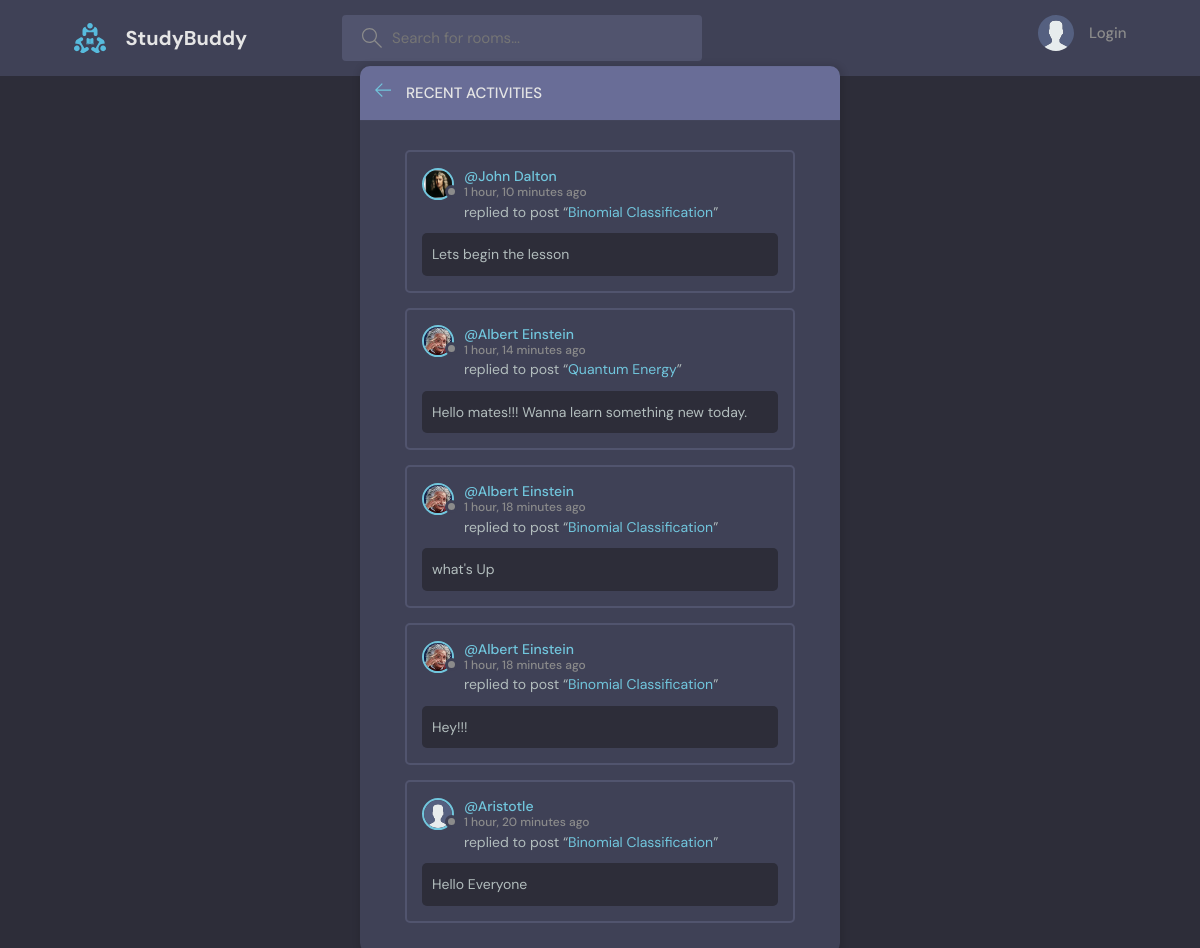
The page /activity on the database its author committed.
### base/models.py (models this page shows)
class Message(models.Model):
    user = models.ForeignKey(User, on_delete=models.CASCADE)
    room = models.ForeignKey(Room, on_delete=models.CASCADE)
    body = models.TextField()
    updated = models.DateTimeField(auto_now=True)
    created = models.DateTimeField(auto_now_add=True)
    class Meta:
        ordering = ['-updated','-created']
    def __str__(self):
        return self.body

class User(AbstractUser):
    full_name = models.CharField(max_length=200)
    username = models.CharField(max_length=200)
    email = models.EmailField(unique=True)
    bio = models.TextField(null=True, blank=True)
    avatar = models.ImageField(null=True, default="avatar.svg")
    USERNAME_FIELD = 'email'
    REQUIRED_FIELDS = ['username']
    def __str__(self):
        return self.username

class Room(models.Model):
    host = models.ForeignKey(User, on_delete=models.SET_NULL, null=True)
    topic = models.ForeignKey(Topic,  on_delete=models.SET_NULL, null=True)
    name = models.CharField(max_length=200, )
    participants = models.ManyToManyField(User, related_name='participants', blank=True)
    description = models.TextField(null=True, blank=True)
    updated = models.DateTimeField(auto_now=True)
    created = models.DateTimeField(auto_now_add=True)
    class Meta:
        ordering = ['-updated','-created']
    def __str__(self):
        return self.name

### base/views.py (the view)
# urls.py: path('activity', views.activity, name="activity"),
def activity(request):
    messages = Message.objects.all
    context = {'messages': messages}
    return render(request, 'base/activity.html', context)

### base/templates/base/activity.html (shortened to what this page needs)
{% extends 'main.html' %} {% block content %}
<main class="layout">
  <div class="container">
    <div class="layout__box">
      <div class="layout__boxHeader">
        <div class="layout__boxTitle">
          <a href="{% url 'home' %}">
            <svg
              version="1.1"
              xmlns="http://www.w3.org/2000/svg"
              width="32"
              height="32"
              viewBox="0 0 32 32"
            >
              <title>arrow-left</title>
              <path
                d="M13.723 2.286l-13.723 13.714 13.719 13.714 1.616-1.611-10.96-10.96h27.625v-2.286h-27.625l10.965-10.965-1.616-1.607z"
              ></path>
            </svg>
          </a>
          <h3>Recent Activities</h3>
        </div>
      </div>
      <div class="activities-page layout__body">
        {% for message in messages %}
        <div class="activities__box">
          <div class="activities__boxHeader roomListRoom__header">
            <a
              href="{% url 'profile' message.user.id %}"
              class="roomListRoom__author"
            >
              <div class="avatar avatar--small">
                <img src="{{ message.user.avatar.url }}" />
              </div>
              <p>
                @{{message.user}}
                <span>{{message.created|timesince}} ago</span>
              </p>
            </a>
          </div>
          <div class="activities__boxContent">
            <p>
              replied to post “<a href="{% url 'room' message.room.id %}"
                >{{message.room}}</a
              >”
            </p>
            <div class="activities__boxRoomContent">{{message}}</div>
          </div>
        </div>
        {% endfor %}
      </div>
    </div>
  </div>
</main>
{% endblock %}

### static/styles/style.css (style rules this page uses)
:root { --color-main: #71c6dd; --color-main-light: #e1f6fb; --color-dark: #3f4156; --color-dark-medium: #51546e; --color-dark-light: #696d97; --color-light: #e5e5e5; --color-gray: #8b8b8b; --color-light-gray: #b2bdbd; --color-bg: #2d2d39; --color-success: #5dd693; --color-error: #fc4b0b; }
* { font-family: "DM Sans", -apple-system, BlinkMacSystemFont, "Segoe UI", Roboto, Oxygen, Ubuntu, Cantarell, "Open Sans", "Helvetica Neue", sans-serif; margin: 0; padding: 0; box-sizing: border-box; text-rendering: optimizeLegibility; font-size: inherit; }
html { font-size: 56.25%; }
@media only screen and (min-width: 1200px) { html { font-size: 62.5%; } }
img { width: 100%; }
a { display: inline-block; color: var(--color-main); text-decoration: none; }
.container { max-width: 120rem; width: 90%; margin: auto; }
.avatar { position: relative; display: inline-block; border-radius: 50%; border: 2px solid var(--color-main); }
.avatar img { display: block; border-radius: 50%; object-fit: cover; object-position: center; }
.avatar::after { content: ""; display: block; position: absolute; background-color: var(--color-gray); z-index: 111; border-radius: 50%; border: 0.3rem solid var(--color-dark); }
.avatar.avatar--small img { width: 2.8rem; height: 2.8rem; }
.avatar.avatar--small:after { width: 0.7rem; height: 0.7rem; bottom: 0px; right: -6px; }
.layout { margin-top: 2.4rem; }
.layout > .container { display: flex; justify-content: space-between; align-items: flex-start; }
.layout__box { width: 90%; max-width: 48rem; min-height: 40rem; position: absolute; top: 50%; left: 50%; transform: translate(-50%, -46%); background-color: var(--color-dark); border-radius: 1rem; box-shadow: 1px 1px 6px 3px rgba(0, 0, 0, 0.1); overflow: hidden; }
.layout__boxHeader { display: flex; padding: 1.5rem; background-color: var(--color-dark-light); }
.layout__boxTitle { display: flex; gap: 1.5rem; align-items: center; }
.layout__boxTitle h3 { text-transform: uppercase; font-weight: 500; color: var(--color-light); }
.layout__boxTitle svg { width: 1.6rem; height: 1.6rem; fill: var(--color-main); }
.layout__body { margin: 3rem; }
.roomListRoom__header { display: flex; justify-content: space-between; align-items: center; }
.roomListRoom__author { font-weight: 500; display: flex; align-items: center; gap: 1rem; }
.activities__box { margin: 1.5rem; padding: 1.5rem; border: 2px solid var(--color-dark-medium); border-radius: 5px; }
.activities__boxHeader p { font-size: 1.4rem; line-height: 1.3; }
.activities__boxHeader p span { color: var(--color-gray); font-size: 1.2rem; display: block; }
.activities__boxContent { margin-left: 4.2rem; }
.activities__boxContent { font-size: 1.4rem; }
.activities__boxRoomContent { background: var(--color-bg); padding: 1rem; border-radius: 5px; margin-top: 1rem; margin-left: -4.2rem; }

### rows shown on the page
Message: user.avatar (picture), user "John Dalton", created "1 hour, 10 minutes", room "Binomial Classification", body "Lets begin the lesson"
Message: user.avatar (picture), user "Albert Einstein", created "1 hour, 14 minutes", room "Quantum Energy", body "Hello mates!!! Wanna learn something new today."
Message: user.avatar (picture), user "Albert Einstein", created "1 hour, 18 minutes", room "Binomial Classification", body "what's Up"
Message: user.avatar (picture), user "Albert Einstein", created "1 hour, 18 minutes", room "Binomial Classification", body "Hey!!!"
Message: user.avatar (placeholder picture), user "Aristotle", created "1 hour, 20 minutes", room "Binomial Classification", body "Hello Everyone"
